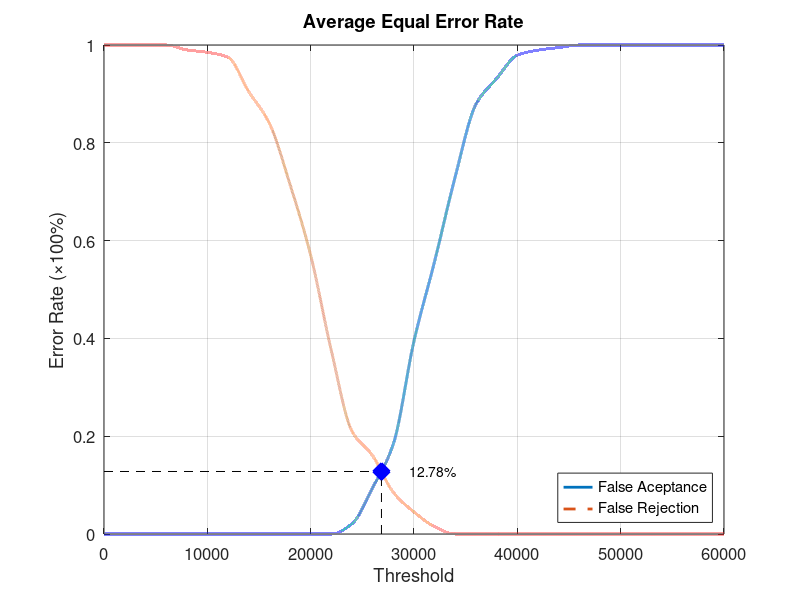
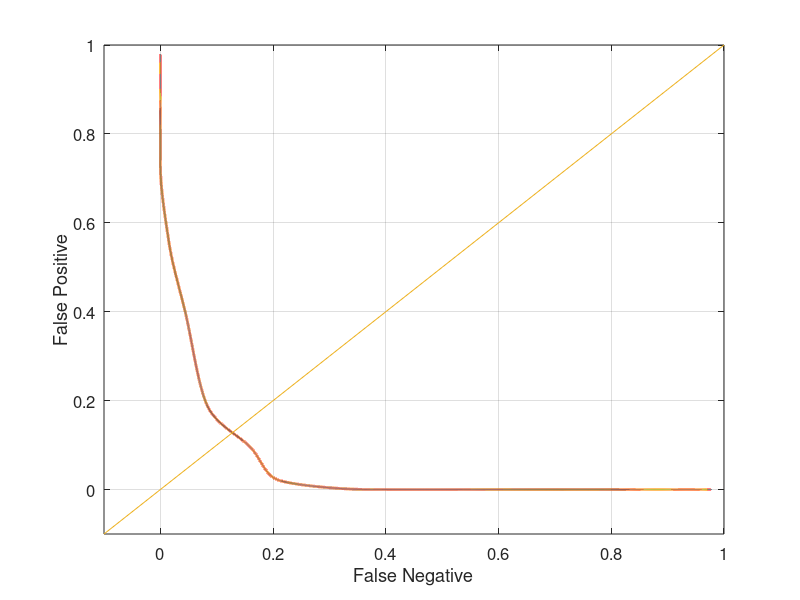

MATLAB code for these plots, in order:
function yEER = Database2_1
close all;
clear;
clc;
x = 0:2000:60000;
xq = 0:0.5:60000;

y0 = [0 0 0 0 0 0 0 0 0 0 0 0 0.0210526 0.0947368 0.184211 0.394737 0.557895 0.731579 0.878947 0.931579 0.978947 0.989474 0.994737 1 1 1 1 1 1 1 1];
yy0 = interp1(x, y0, xq, 'pchip');
y1 = [1 1 1 1 0.99 0.985 0.975 0.905 0.84 0.715 0.57 0.375 0.21 0.16 0.085 0.045 0.015 0 0 0 0 0 0 0 0 0 0 0 0 0 0];
yy1 = interp1(x, y1, xq, 'pchip');

% Calculating EER: 
y2 = abs(y0 - y1);
find(y2 == min(y2))
yy2 = abs(yy0 - yy1);
xEER = find(yy2 == min(yy2));
xEERIndex = xq(xEER) % X-axis EER
yEER = yy0(xEER) % Y-axis EER

main = figure
plot(xq, yy0,'-','LineWidth', 2);	hold on
plot(xq, yy1,'--','LineWidth', 2);	hold on
plot([xEERIndex xEERIndex], [0 yEER], 'k--');	hold on
plot([0 xEERIndex], [yEER yEER], 'k--');	hold on
plot(xEERIndex, yEER, 'bx', 'LineWidth', 10);	hold on
text(xEERIndex + 10 * xEERIndex / 100, yEER, [num2str(round((10000 * yEER)) / 100) '%'])
legend('False Aceptance', 'False Rejection', 'Location', 'SouthEast')
xlabel('Threshold')
ylabel('Error Rate (\times100%)')
title('Average Equal Error Rate')
set(gca, 'FontSize', 12)
axis([0 60000 0 1])
grid on

print(main, 'Database2_1Main', '-dpng');
FNRxFPR = figure('Color', [1 1 1]);
plot(yy1, yy0, '-', yy1, yy0, 'LineWidth', 2);
hold on
y = -0.1:0.1:1
plot(y, y); 
set(gca, 'FontSize', 12)
xlabel('False Negative')
ylabel('False Positive')
axis([-0.1 1 -0.1 1])
set(gca, 'FontSize', 12)
grid on

print(FNRxFPR, 'Database2_1FNRxFPR','-dpng');
end
